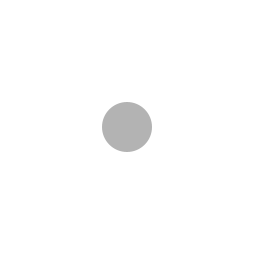
Frame 1 (no input)
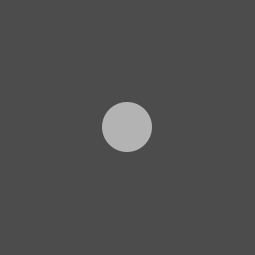
Frame 60 (the mouse pressed at the canvas centre just before this capture)
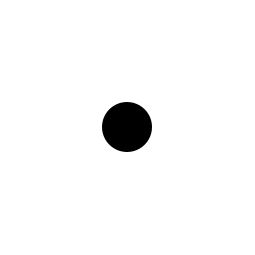
Frame 120 (the mouse held since frame 60 and released just before this capture)

The Processing sketch that drew these frames (run headless with seeded random() and noise(); from frame 60 on, the mouse is pressed at the canvas centre):

// Processing sketch: ChangingColours
// ── ChangingColours.pde
/**
 * Circle and background changes colours based on the position of 
 * the mouse. Another example of using variables and constants.
 * @version Oct 23, 2025
 */

//colours will change throughout the lifecycle of the program, so
//they should be global (properties of the different elements of 
//the program)
color backgroundFill, circleFill;

/**
 * equivalent statements
 * color backgroundFill;
 * color circleFill;
 */

final int CIRCLE_SIZE = 50;
 
void setup()
{
  size(255, 255);
  
  //start with a black background and white circle
  backgroundFill = width;
  circleFill = 255 - width;
  
  noStroke();
}

void draw()
{
  background(backgroundFill);
  
  //local variable to help with colour calculations - it doesn't need
  //to exist outside our throughout the lifecycle of the program
  int distanceCentreToMouse = (int)dist(width/2, height/2, mouseX, mouseY);
  
  circleFill = distanceCentreToMouse;
  //background is the "opposite" or "reverse", such that the sum of
  // both colours will equal 255
  backgroundFill = width - distanceCentreToMouse;
  
  println(circleFill, backgroundFill);
  
  fill(circleFill);
  circle(width/2, height/2, CIRCLE_SIZE);
  
}
